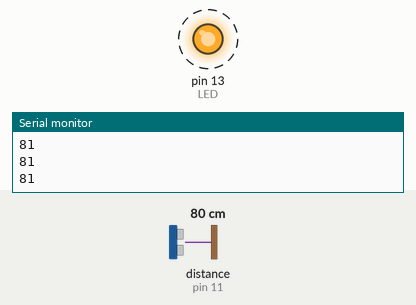
The sketch below on a simulated Arduino Uno, built with avr-gcc and run on an emulated ATmega328P. Parts: output pins drawn as LEDs (lit = HIGH), the last lines printed to the serial monitor. Dashed ring = blinking. The test bench sets the inputs (shaded band); at power-on: distance to the obstacle (sensor on pin 11) 80 cm. The echo pulse lasts 58.3 µs per cm.

Above: at 1.2 s.
1.3 s: distance to the obstacle (sensor on pin 11) set to 35 cm
4.3 s: distance to the obstacle (sensor on pin 11) set to 2 cm
At 4.51 s:
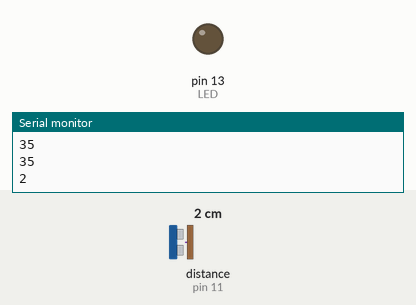
Timing chart, 0 to 7.3 s (numbered marks = the images above; inputs shaded):
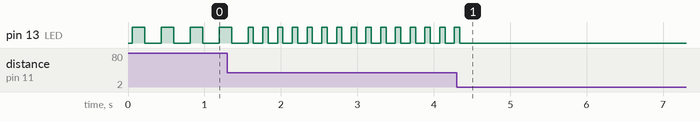

Measured:
- after the input at 4.3 s, pin 13 (LED): goes on until 4.3 s, then stays LOW
- by itself, pin 13 (LED): repeats every 0.19 s: HIGH 0.07 s, LOW 0.12 s

The sketch:

Ultrasonic_affects_LED_blink_rate.ino
```cpp
/*
  Distance-related blink

  Uses the NewPing library for HC-SR04 Ultrasonic
  distance measuring, and the onboard
  LED to flash at a rate proportional to the distance
  measured.
 */

#include <NewPing.h>


#define TRIGGER_PIN  12  // Pin 12 to 'trigger'
#define ECHO_PIN     11  // Pin 11 to 'echo'
#define MAX_DISTANCE 2000 // Maximum distance
#define LED 13           // Onboard LED - pin 13

NewPing sonar(TRIGGER_PIN, ECHO_PIN, MAX_DISTANCE);


void setup() {
  pinMode(LED, OUTPUT); // Initialize the LED pin as an output.
  Serial.begin(115200); // Serial comms set at 115200 baud.
}


void loop() {
  delay(50); // Wait 50ms between pings (about 20 pings/sec).
  unsigned int distance = sonar.ping() / US_ROUNDTRIP_CM;
  Serial.println(distance);

  digitalWrite(LED, HIGH);   // Turn the LED on
  delay(distance << 1);      // Wait proportional to distance
  digitalWrite(LED, LOW);    // Turn the LED off
  delay(distance << 1);      // Wait again
}
```
